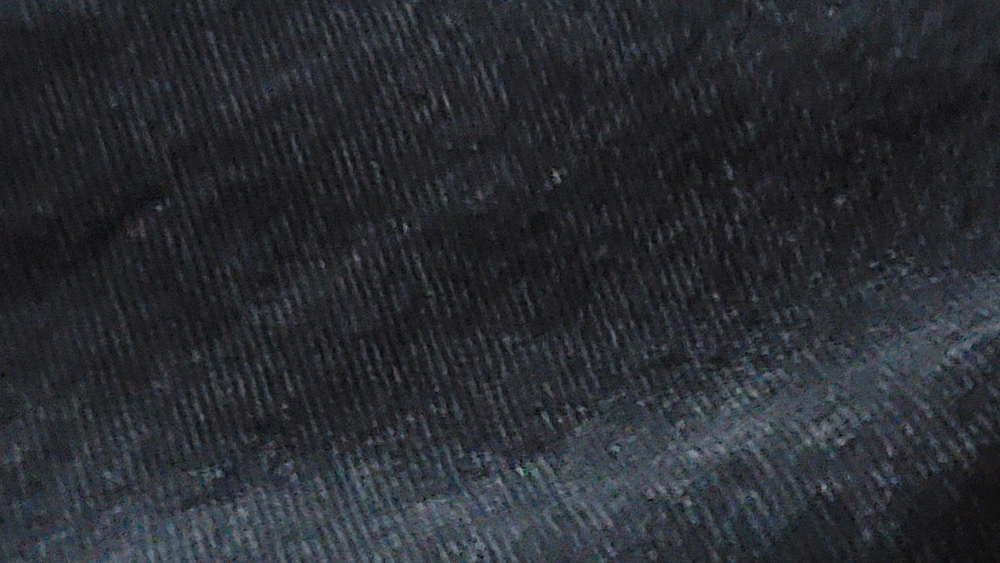
#> input picture photos/fabric/dark-knit-jersey.jpg, 4000 x 2252 px, found by its file name (shown at 1/4 size)
$ python make_creep_textures.py
#> lines starting #> are read from the running program, lines starting #| are printed output that depends on the picture
"""PS2-style hand-painted textures for the creepy hoodie figure.

Usage:  python3 tools/make_creep_textures.py

Low-ish resolution, painted detail with baked shading (folds, seams, stitching,
ribbing, wear) the way PS2-era character textures were made. All original.
"""
import os

import numpy as np
from PIL import Image, ImageDraw, ImageFilter

OUT = "assets/textures"
rng = np.random.default_rng(13)


def noise(h, w, sigma, amp=1.0):
    n = rng.random((h, w)).astype(np.float32)
    n = np.asarray(Image.fromarray((n * 255).astype(np.uint8)).filter(ImageFilter.GaussianBlur(sigma))).astype(np.float32) / 255
    return (n - n.mean()) / max(n.std(), 1e-6) * amp


# Real fabric grain from the dark knit photo (photos/fabric/dark-knit-jersey.jpg):
# a clean patch, lighting flattened, made seamless, used as the knit everywhere.
_fl = Image.open("photos/fabric/dark-knit-jersey.jpg").convert("L")   # sweatshirt knit (was fleece)
_fl = np.asarray(_fl.crop((300, 200, 1100, 1000)).resize((512, 512), Image.LANCZOS)).astype(np.float32)
#> _fl: shape (512, 512) float32
_low = np.asarray(Image.fromarray(_fl.astype(np.uint8)).filter(ImageFilter.GaussianBlur(40))).astype(np.float32)
_fl = _fl - _low
_fl = (_fl - _fl.mean()) / max(_fl.std(), 1e-6)
_r = np.roll(np.roll(_fl, 256, 0), 256, 1)
_w = np.outer(np.sin(np.linspace(0, np.pi, 512)), np.sin(np.linspace(0, np.pi, 512)))
FLEECE = _fl * _w + _r * (1 - _w)


_dn = Image.open("photos/fabric/dark-denim-cargo-pocket.jpg").convert("L")
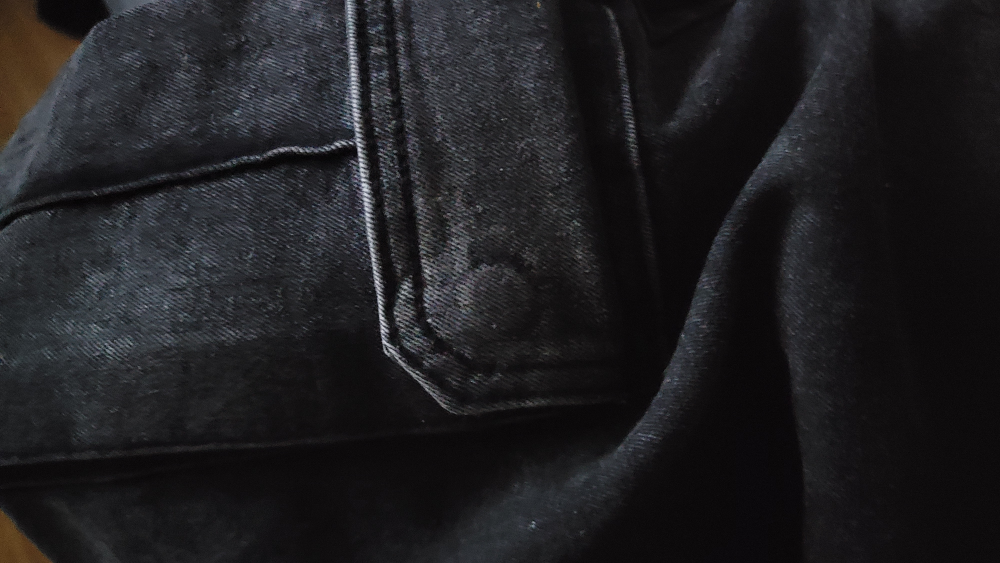
#> input picture photos/fabric/dark-denim-cargo-pocket.jpg, 4000 x 2252 px, found by its file name (shown at 1/4 size)
_dn = np.asarray(_dn.crop((300, 150, 700, 550)).resize((256, 256), Image.LANCZOS)).astype(np.float32)
#> _dn: shape (256, 256) float32
_dn = _dn - np.asarray(Image.fromarray(_dn.astype(np.uint8)).filter(ImageFilter.GaussianBlur(20))).astype(np.float32)
_dn = (_dn - _dn.mean()) / max(_dn.std(), 1e-6)
_r2 = np.roll(np.roll(_dn, 128, 0), 128, 1)
_w2 = np.outer(np.sin(np.linspace(0, np.pi, 256)), np.sin(np.linspace(0, np.pi, 256)))
DENIM = _dn * _w2 + _r2 * (1 - _w2)


def fleece(h, w, amp):
#> called with h = 512, w = 512, amp = 9
    t = np.tile(FLEECE, (h // 512 + 1, w // 512 + 1))[:h, :w]
    return t * amp


def save(img, name):
    img.save(os.path.join(OUT, name))
    print("wrote", name)


def shade(a, m):
    """multiply an RGB float array by a 2D shading map"""
    return np.clip(a * m[..., None], 0, 255)


# ---------------------------------------------------------------- hoodie body (wraps the torso; front = middle)
W, H = 512, 512
base = np.array([62, 62, 70], np.float32)
a = np.ones((H, W, 3), np.float32) * base
a += fleece(H, W, 9)[..., None]                                         # fleece grain (photo)
yy, xx = np.mgrid[0:H, 0:W].astype(np.float32)
u = xx / W
fold = 1 + 0.10 * np.sin(u * np.pi * 14 + yy / 40) + 0.06 * noise(H, W, 10)   # vertical-ish folds
ao = 1 - 0.35 * np.clip((yy / H - 0.6) / 0.4, 0, 1) ** 2                # darker toward the hem
ao *= 1 - 0.25 * np.exp(-((u - 0.25) / 0.05) ** 2) - 0.25 * np.exp(-((u - 0.75) / 0.05) ** 2)   # under arms / sides
a = shade(a, fold * ao)
img = Image.fromarray(a.astype(np.uint8))
d = ImageDraw.Draw(img)
# side seams + shoulder seam line
for x in (W * 0.25, W * 0.75):
    d.line([(x, 0), (x, H)], fill=(38, 38, 44), width=3)
    for y in range(0, H, 10):
        d.line([(x + 4, y), (x + 4, y + 5)], fill=(88, 88, 96), width=1)
# kangaroo pocket on the front (centre), stitched
px0, px1, py0, py1 = W * 0.36, W * 0.64, H * 0.58, H * 0.86
d.polygon([(px0 + 20, py0), (px1 - 20, py0), (px1, py1), (px0, py1)], fill=(54, 54, 61), outline=(32, 32, 37))
for t in np.linspace(0, 1, 40):
    for (xa, ya, xb, yb) in ((px0 + 24, py0 + 4, px0 + 4, py1 - 4), (px1 - 24, py0 + 4, px1 - 4, py1 - 4)):
        x = xa + (xb - xa) * t; y = ya + (yb - ya) * t
        d.line([(x, y), (x, y + 3)], fill=(92, 92, 100), width=1)
d.line([(px0 + 20, py0 + 2), (px1 - 20, py0 + 2)], fill=(30, 30, 35), width=4)   # pocket opening shadow
# ribbed waistband
for x in range(0, W, 5):
    d.line([(x, H * 0.9), (x, H)], fill=(44, 44, 50) if x % 10 else (70, 70, 78), width=2)
d.line([(0, H * 0.9), (W, H * 0.9)], fill=(30, 30, 35), width=3)
# drawstring eyelets at the neck
for x in (W * 0.47, W * 0.53):
    d.ellipse((x - 4, 8, x + 4, 16), fill=(150, 150, 155), outline=(40, 40, 44))
save(img, "creep_hoodie.png")

# ---------------------------------------------------------------- sleeves (wrap around an arm; cuff at the bottom)
W, H = 256, 512
a = np.ones((H, W, 3), np.float32) * base + fleece(H, W, 9)[..., None]
#> a: shape (512, 256, 3) float64
yy, xx = np.mgrid[0:H, 0:W].astype(np.float32)
creases = 1 - 0.18 * np.clip(np.sin(yy / 18 + np.sin(xx / 30) * 2), 0, 1) ** 4       # bunched horizontal creases
a = shade(a, creases * (1 + 0.05 * noise(H, W, 8)))
img = Image.fromarray(a.astype(np.uint8))
#> img: PIL image 256x512 RGB
d = ImageDraw.Draw(img)
for x in range(0, W, 5):
    d.line([(x, H * 0.88), (x, H)], fill=(44, 44, 50) if x % 10 else (70, 70, 78), width=2)
d.line([(W * 0.5, 0), (W * 0.5, H * 0.88)], fill=(40, 40, 46), width=2)               # underarm seam
save(img, "creep_sleeve.png")

# ---------------------------------------------------------------- hood (wrapped by the sphere UVs)
W, H = 512, 256
a = np.ones((H, W, 3), np.float32) * base + fleece(H, W, 9)[..., None]
#> call 3 of fleece, with h = 256, w = 512, amp = 9
#> in fleece (call 3), `t = np.tile(FLEECE, (h // 512 + 1, w // 512 + 1))[:h, :w]`:
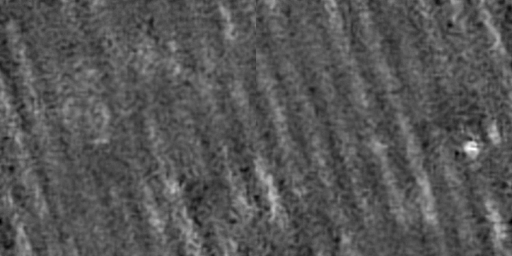
#> t: shape (256, 512) float64; min -3.79, max 7.34, mean 0.0136; drawn with min black and max white
#> a: shape (256, 512, 3) float64
yy, xx = np.mgrid[0:H, 0:W].astype(np.float32)
a = shade(a, (1 + 0.12 * np.sin(xx / 22 + noise(H, W, 12) * 2)) * (0.75 + 0.25 * yy / H))
img = Image.fromarray(a.astype(np.uint8))
#> img: PIL image 512x256 RGB
d = ImageDraw.Draw(img)
d.line([(W * 0.5, 0), (W * 0.5, H)], fill=(36, 36, 42), width=3)                      # centre seam
save(img, "creep_hood.png")

# frayed thread fringe (RGBA) for the hood edge
W, H = 256, 64
fr = Image.new("RGBA", (W, H), (0, 0, 0, 0))
#> fr: PIL image 256x64 RGBA; every value is 0
d = ImageDraw.Draw(fr)
for i in range(140):
    x = rng.uniform(0, W)
    L = rng.uniform(8, H - 2)
    c = int(rng.uniform(40, 80))
    pts = [(x, 0)]
    for k in range(1, 6):
        pts.append((x + rng.normal(0, 2) * k * 0.6, L * k / 5))
    d.line(pts, fill=(c, c, c + 6, int(rng.uniform(150, 255))), width=int(rng.choice([1, 1, 2])))
d.rectangle((0, 0, W, 6), fill=(58, 58, 66, 255))
save(fr, "creep_fringe.png")
#> call 4 of save, with name = 'creep_fringe.png'
#> in save (call 4), `img.save(os.path.join(OUT, name))`:
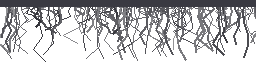
#> saved as creep_fringe.png: PIL image 256x64 RGBA; mean R, G, B, A 22.3, 22.3, 24.8, 81.8; transparent parts drawn white

# ---------------------------------------------------------------- jeans (one leg; front = middle; hip at top)
W, H = 256, 512
yy, xx = np.mgrid[0:H, 0:W].astype(np.float32)
twill = np.tile(np.asarray(Image.fromarray(((DENIM - DENIM.min()) / np.ptp(DENIM) * 255).astype(np.uint8)).resize((128, 128))).astype(np.float32) / 255 - 0.5, (H // 128, W // 128)) * 22                                    # denim twill (photo)
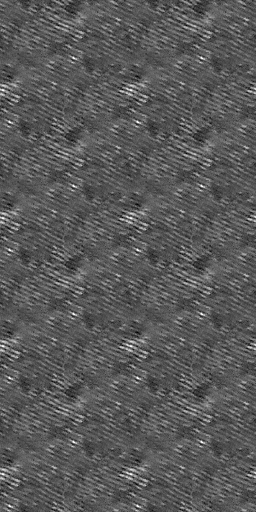
#> twill: shape (512, 256) float32; min -7.55, max 8.41, mean -1.93; drawn with min black and max white
a = np.stack([np.full((H, W), 74.0), np.full((H, W), 112.0), np.full((H, W), 160.0)], -1)
a += (twill + noise(H, W, 0.7, 6))[..., None]
#> a: shape (512, 256, 3) float64
u = xx / W
fade = np.exp(-((u - 0.5) / 0.18) ** 2) * (0.25 * np.exp(-((yy / H - 0.45) / 0.12) ** 2) + 0.18 * np.exp(-((yy / H - 0.12) / 0.1) ** 2))
a = a + fade[..., None] * np.array([120, 110, 80])                                    # worn knee + thigh fade
bunch = 1 - 0.22 * np.clip(np.sin(yy / 9 + np.sin(xx / 20) * 1.5), 0, 1) ** 3 * (yy / H > 0.78)   # stacked creases at the ankle
side = 1 - 0.25 * (np.exp(-((u - 0.0) / 0.06) ** 2) + np.exp(-((u - 1.0) / 0.06) ** 2))
a = shade(a, bunch * side)
#> in shade (call 4), `return np.clip(a * m[..., None], 0, 255)`:
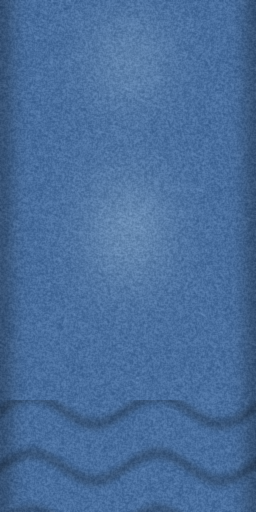
#> returned value: shape (512, 256, 3) float64; mean of channels 0, 1, 2 72.6, 109, 154.4; drawn as R, G, B
img = Image.fromarray(np.clip(a, 0, 255).astype(np.uint8))
#> img: PIL image 256x512 RGB
d = ImageDraw.Draw(img)
for x in (2, W - 3):                                                                   # outseam + gold stitch
    d.line([(x, 0), (x, H)], fill=(40, 60, 92), width=3)
    for y in range(0, H, 9):
        d.line([(x + (5 if x < W / 2 else -5), y), (x + (5 if x < W / 2 else -5), y + 5)], fill=(196, 150, 70), width=1)
for i in range(6):                                                                     # whiskers at the hip
    y = 30 + i * 9
    d.line([(W * 0.4 - i * 4, y), (W * 0.6 + i * 4, y + 6)], fill=(150, 175, 205), width=2)
cx, cy = W * 0.52, H * 0.44                                                           # the knee rip
d.ellipse((cx - 30, cy - 14, cx + 30, cy + 14), fill=(225, 220, 205))
for k in range(-12, 13, 3):
    d.line([(cx - 32, cy + k), (cx + 32, cy + k + rng.uniform(-2, 2))], fill=(240, 236, 222), width=1)
d.arc((cx - 32, cy - 16, cx + 32, cy + 16), 0, 360, fill=(52, 76, 112), width=3)
for _ in range(40):                                                                    # small distress spots
    x, y = rng.uniform(0, W), rng.uniform(0, H)
    d.ellipse((x, y, x + 2, y + 1), fill=(170, 190, 215))
#> this loop made 40 passes
#> (x, y) on passes 1 to 12: (80.62, 341.2), (251.9, 25.92), (104.1, 268.3), (218.3, 278.7), (184.2, 294.6), (219.9, 267.4), (88.49, 142), (251.7, 279.4), (93.87, 474.7), (161.9, 455.6), (99.75, 319.3), (222.2, 29.17)
img = img.filter(ImageFilter.SMOOTH)
save(img, "creep_jeans.png")

# ---------------------------------------------------------------- sneaker upper (black canvas, stitching, eyelets)
W, H = 256, 128
a = np.ones((H, W, 3), np.float32) * 26 + noise(H, W, 0.6, 6)[..., None]
#> in noise (call 5), `n = np.asarray(Image.fromarray((n * 255).astype(np.uint8)).filter(Imag..`:
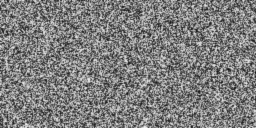
#> n: shape (128, 256) float32; min 0.0824, max 0.945, mean 0.497
#> a: shape (128, 256, 3) float32
img = Image.fromarray(np.clip(a, 0, 255).astype(np.uint8))
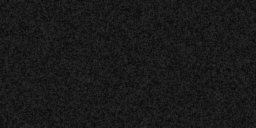
#> img: PIL image 256x128 RGB; min 9, max 43, mean 25.5
d = ImageDraw.Draw(img)
for y in (18, 104):
    for x in range(0, W, 8):
        d.line([(x, y), (x + 4, y)], fill=(120, 120, 120), width=1)
for i in range(6):
    x = W * 0.5 + (i % 2 * 2 - 1) * 14
    y = 24 + i * 12
    d.ellipse((x - 3, y - 3, x + 3, y + 3), fill=(190, 190, 190))
for i in range(5):
    d.line([(W * 0.5 - 14, 24 + i * 12), (W * 0.5 + 14, 36 + i * 12)], fill=(225, 225, 220), width=3)
    d.line([(W * 0.5 + 14, 24 + i * 12), (W * 0.5 - 14, 36 + i * 12)], fill=(205, 205, 200), width=3)
d.ellipse((W * 0.82, 40, W * 0.95, 70), fill=(225, 225, 220), outline=(80, 80, 80))     # ankle patch (blank)
save(img, "creep_shoe.png")
